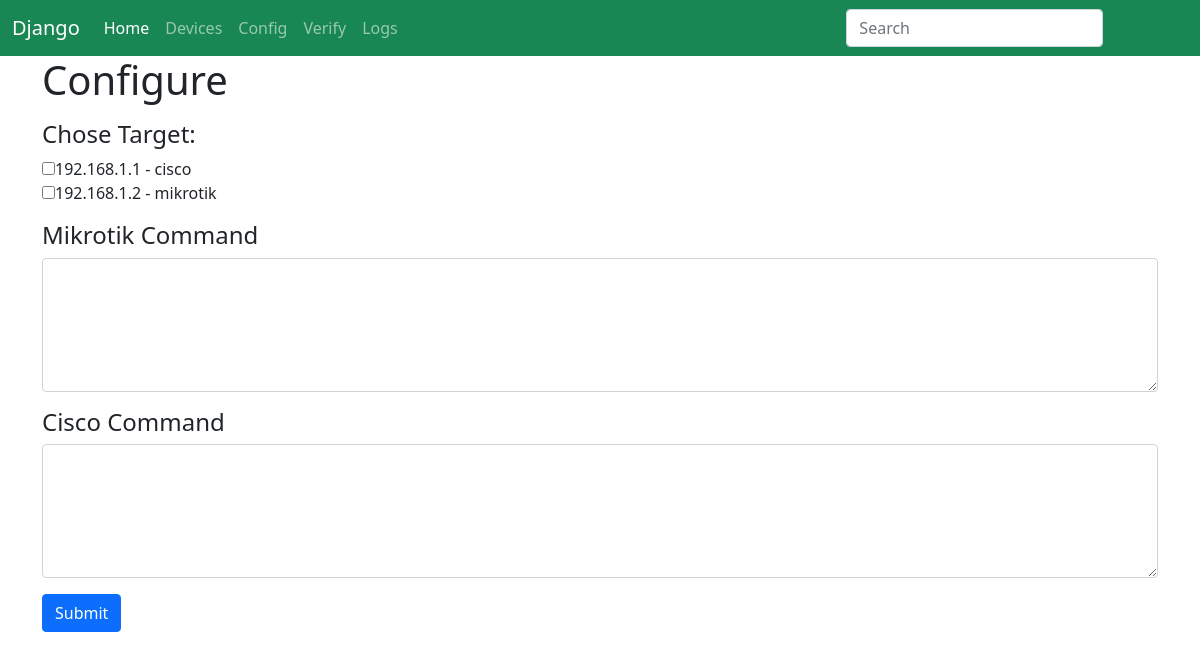
The page /configure/ on the database as committed earlier.
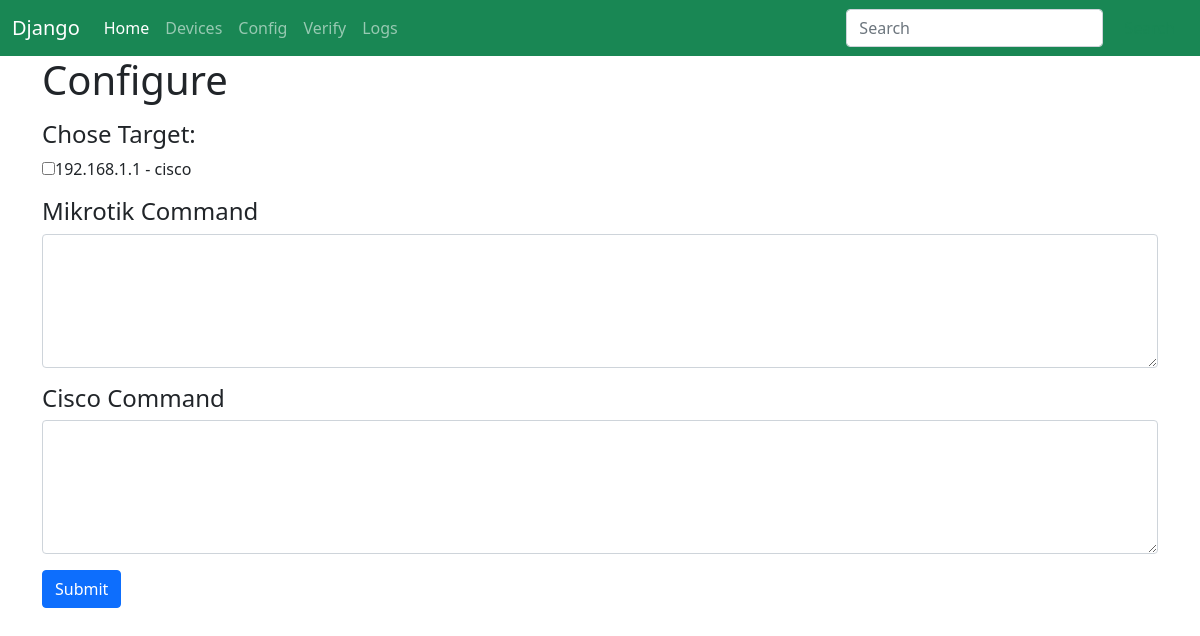
The same page on the database as committed later.
### network_automation/models.py (models this page shows, shortened)
class Device(models.Model):
    ip_address = models.CharField(max_length=255)
    hostname   = models.CharField(max_length=255)
    username   = models.CharField(max_length=255)
    password   = models.CharField(max_length=255)
    ssh_port   = models.IntegerField(default=22)
    VENDOR_CHOICES = {
        ('mikrotik', 'Mikrotik'),
        ('cisco', 'Cisco')
    }
    vendor = models.CharField(max_length=255, choices=VENDOR_CHOICES)

### network_automation/views.py (the view)
# urls.py: path('configure/', views.configure, name='configure'),
def configure(request):
    if request.method == "POST":
        selected_device_id = request.POST.getlist('device')
        mikrotik_command = request.POST['mikrotik_command'].splitlines()
        cisco_command = request.POST['cisco_command'].splitlines()
        for x in selected_device_id:
            try:
                dev = get_object_or_404(Device, pk=x)
                ssh_client = paramiko.SSHClient()
                ssh_client.set_missing_host_key_policy(paramiko.AutoAddPolicy())
                ssh_client.connect(hostname=dev.ip_address, username=dev.username, password= dev.password,look_for_keys=False,allow_agent=False)
                if dev.vendor.lower() == 'cisco':
                    conn = ssh_client.invoke_shell()
                    conn.send("configure terminal\n")
                    for cmd in cisco_command:
                        conn.send(cmd + "\n")
                        time.sleep(1)
                else:
                    for cmd in mikrotik_command:
                        ssh_client.exec_command(cmd)
                log = Log(target=dev.ip_address, action="Configure", status="Success", time = datetime.utcnow(), messages="No Error")
                log.save()
            except Exception as e:
                log = Log(target=dev.ip_address, action="Configure", status="Error", time = datetime.utcnow(), messages=e)
                log.save()
        return redirect('home')
    else:
        devices = Device.objects.all()
        context = {
            'devices': devices,
            'mode': 'Configure'
        }
        return render(request, 'config.html', context)

### templates/config.html (shortened to what this page needs)
{% extends 'base.html' %}
{% block content %}
    <h1>{{ mode }}</h1>
    <form method="POST">
        <h4 class="mt-3">Chose Target:</h4>
        {% for device in devices %}
            <input type="checkbox" name="device" value="{{ device.id }}">{{ device.ip_address }} - {{ device.vendor }}<br>
        {% endfor %}
        <h4 class="mt-3">Mikrotik Command</h4>
        <textarea class="form-control" rows="5" name="mikrotik_command"></textarea>
        <h4 class="mt-3">Cisco Command</h4>
        <textarea class="form-control" rows="5" name="cisco_command"></textarea>
        <button type="submit" class="mt-3 btn btn-primary">Submit</button>
    </form>
{% endblock content %}

### templates/base.html (shortened to what this page needs)
<!DOCTYPE html>
<html lang="en"><head><meta http-equiv="Content-Type" content="text/html; charset=UTF-8">
  <head></head>
    <link rel="stylesheet" href="https://cdn.jsdelivr.net/npm/bootstrap@5.1.3/dist/css/bootstrap.min.css">
  </head>
  <body>
    <nav class="navbar navbar-expand-lg navbar-dark bg-success">
        <div class="container-fluid">
          <a class="navbar-brand" href="#">Django</a>
          <div class="collapse navbar-collapse" id="navbarSupportedContent">
            <ul class="navbar-nav me-auto mb-2 mb-lg-0">
              <li class="nav-item">
                <a class="nav-link active" aria-current="page" href="{% url 'home' %}">Home</a>
              </li>
              <li class="nav-item">
                <a class="nav-link" href="{% url 'devices' %}">Devices</a>
              </li>
              <li class="nav-item">
                <a class="nav-link" href="{% url 'configure' %}">Config</a>
              </li>
              <li class="nav-item">
                <a class="nav-link" href="{% url 'verify_config'%}">Verify</a>
              </li>
              <li class="nav-item">
                <a class="nav-link" href="{% url 'log'%}">Logs</a>
              </li>
            </ul>
            <form class="d-flex">
              <input class="form-control me-2" type="search" placeholder="Search" aria-label="Search">
              <button class="btn btn-outline-success" type="submit">Search</button>
            </form>
          </div>
        </div>
      </nav>
    <div class="container">
        {% block content %}
        {% endblock %}
    </div>
</body>
</html>

Rows that differ between the two databases and show on the page:
removed Device: ip_address "192.168.1.2", vendor "mikrotik"
